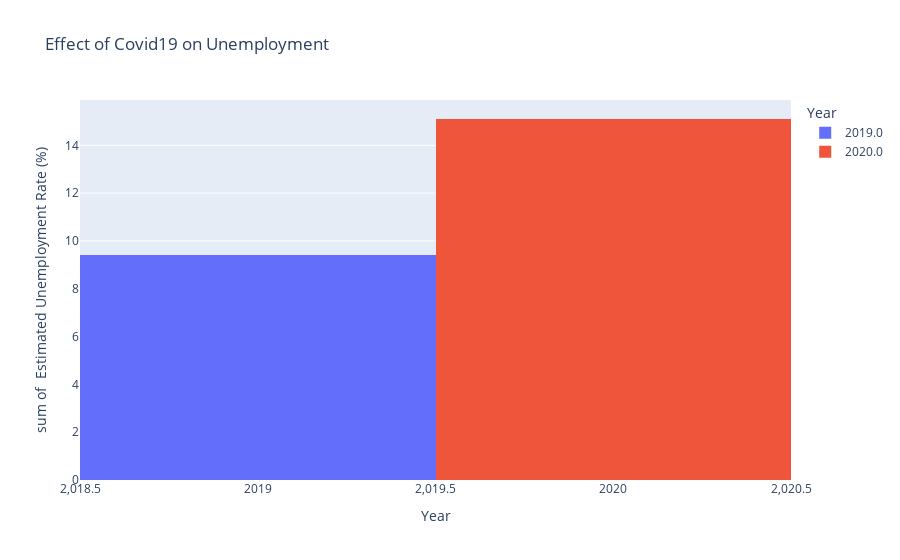

The code cell stored with this chart in its notebook:
### Code cell
cov=px.histogram(year,x='Year',y=' Estimated Unemployment Rate (%)',color='Year',template='plotly',title="Effect of Covid19 on Unemployment")
cov.show()

### Figure 1 — Plotly figure (JSON) as saved in the notebook; plotly's stock layout.template omitted (floating-point values rounded to 4 significant figures)
{"data": [{"alignmentgroup": "True", "bingroup": "x", "histfunc": "sum", "hovertemplate": "Year=%{x}<br>sum of  Estimated Unemployment Rate (%)=%{y}<extra></extra>", "legendgroup": "2019.0", "marker": {"color": "#636efa", "pattern": {"shape": ""}}, "name": "2019.0", "offsetgroup": "2019.0", "orientation": "v", "showlegend": true, "type": "histogram", "x": [2019], "xaxis": "x", "y": [9.399], "yaxis": "y"}, {"alignmentgroup": "True", "bingroup": "x", "histfunc": "sum", "hovertemplate": "Year=%{x}<br>sum of  Estimated Unemployment Rate (%)=%{y}<extra></extra>", "legendgroup": "2020.0", "marker": {"color": "#EF553B", "pattern": {"shape": ""}}, "name": "2020.0", "offsetgroup": "2020.0", "orientation": "v", "showlegend": true, "type": "histogram", "x": [2020], "xaxis": "x", "y": [15.1], "yaxis": "y"}], "layout": {"barmode": "relative", "legend": {"title": {"text": "Year"}, "tracegroupgap": 0}, "title": {"text": "Effect of Covid19 on Unemployment"}, "xaxis": {"anchor": "y", "categoryarray": [2019, 2020], "categoryorder": "array", "domain": [0, 1], "title": {"text": "Year"}}, "yaxis": {"anchor": "x", "domain": [0, 1], "title": {"text": "sum of  Estimated Unemployment Rate (%)"}}}}
